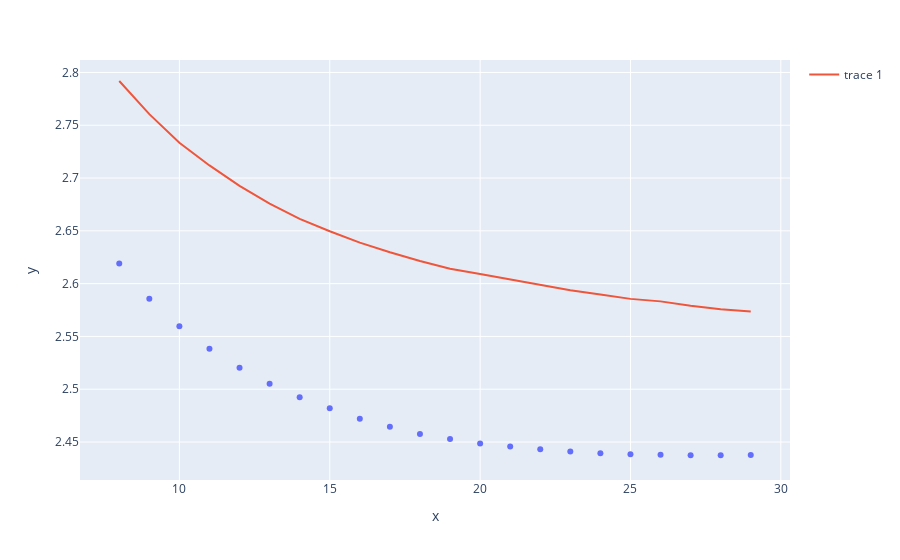

Notebook source saved alongside this figure:
### Markdown cell above
### Seems like K=27 is ok!

### Code cell
train_scores, test_scores = validation_curve(KNeighborsRegressor(),
                 X=last_four,
                 y=price,
                 param_name='n_neighbors',
                 param_range=k_range,
                 scoring='neg_mean_squared_error',
                 n_jobs=-1)
fig_k = px.scatter(x=list(k_range),y=-1 * train_scores.mean(axis=1))
fig_k.add_scatter(x=list(k_range), y=-1 * test_scores.mean(axis=1))
fig_k.show()

### Figure 1 — Plotly figure (JSON) as saved in the notebook; plotly's stock layout.template omitted (floating-point values rounded to 4 significant figures)
{"data": [{"hovertemplate": "x=%{x}<br>y=%{y}<extra></extra>", "legendgroup": "", "marker": {"color": "#636efa", "symbol": "circle"}, "mode": "markers", "name": "", "orientation": "v", "showlegend": false, "type": "scatter", "x": [8, 9, 10, 11, 12, 13, 14, 15, 16, 17, 18, 19, 20, 21, 22, 23, 24, 25, 26, 27, 28, 29], "xaxis": "x", "y": [2.619, 2.586, 2.56, 2.538, 2.52, 2.505, 2.492, 2.482, 2.472, 2.464, 2.458, 2.453, 2.449, 2.446, 2.443, 2.441, 2.439, 2.438, 2.438, 2.438, 2.437, 2.438], "yaxis": "y"}, {"type": "scatter", "x": [8, 9, 10, 11, 12, 13, 14, 15, 16, 17, 18, 19, 20, 21, 22, 23, 24, 25, 26, 27, 28, 29], "y": [2.792, 2.761, 2.733, 2.712, 2.693, 2.676, 2.661, 2.65, 2.639, 2.63, 2.621, 2.614, 2.609, 2.604, 2.598, 2.594, 2.59, 2.586, 2.583, 2.579, 2.576, 2.574]}], "layout": {"legend": {"tracegroupgap": 0}, "margin": {"t": 60}, "xaxis": {"anchor": "y", "domain": [0, 1], "title": {"text": "x"}}, "yaxis": {"anchor": "x", "domain": [0, 1], "title": {"text": "y"}}}}
